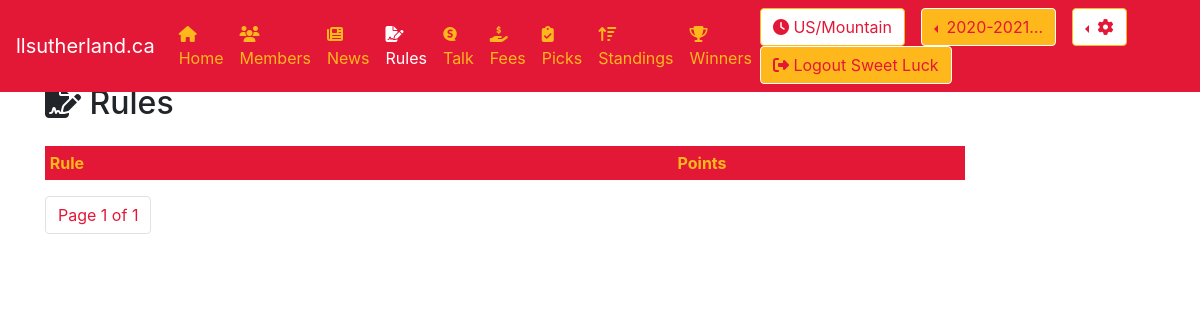
The page /rules/ (signed in) on the database as committed earlier.
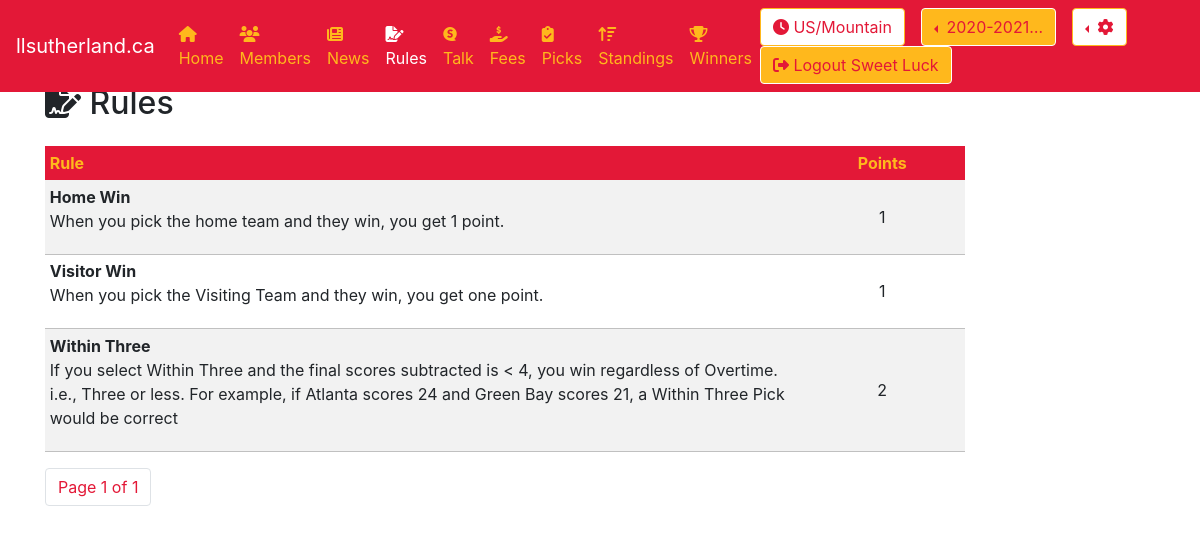
The same page on the database as committed later.
### pool/models.py (models this page shows, shortened)
class Rule(models.Model):
    title = models.CharField(max_length=30, blank=False, null=False)
    message = models.TextField(max_length=250, blank=False, null=False)
    points = models.SmallIntegerField(default=1, null=False)

### pool/views.py (the view)
# urls.py: path('rules/', RulesView.as_view(), name='rules'),
class RulesView(LoginRequiredMixin, ListView):
    template_name = 'rules/rules.html'
    def get(self, request):
        args = get_current(request)
        items = Rule.objects.all()
        paginator = Paginator(items, 8)
        page_number = request.GET.get('page')
        page_obj = paginator.get_page(page_number)
        args.update({'items' : items})
        args.update({'page_obj' : page_obj})
        return render(request, self.template_name, args)

### pool/views.py (called while the page is built)
def get_current(request):
    current_season = None
    current_week = None
    seasons = []
    prefs = None
    request.session['django_timezone'] = request.user.timezone
    try:
        current_season = get_current_season(request)
        current_week = get_current_week(request)
        seasons = get_seasons()
        prefs = get_preferences(request)
    except Exception as e:
        print(e)
    return {
        'preferences' : prefs,
        'current_season': current_season,
        'current_week' : current_week,
        'seasons' : seasons
    }

def get_preferences(request):
    return Preferences.objects.get(user_id = request.user.id)

def get_seasons():
    return Season.objects.order_by('-effective_date')

def get_current_season(request):
    active_season = Season.objects.get(is_active=True)
    current_season_id = request.session['current_season_id']
    if not active_season.id == current_season_id:
        request.session['current_season_id'] = active_season.id
        return Season.objects.get(id=active_season.id)
    else:
        return Season.objects.get(id=current_season_id)

### utils/season_helper.py (called while the page is built)
def get_now():
    return timezone.now()

### pool/templates/rules/rules.html (shortened to what this page needs)
{% extends 'base.html' %}
{% block body %}
<h2 class="mt-1 mb-4"><i class="fas fa-file-signature"></i> Rules</h2>
<div class="row">
  <div class="col-10">
    {% include 'rules/rules_loop.html' %}
  </div>
</div>
{% include 'pagination.html' %}
{% endblock %}

### pool/templates/rules/rules_loop.html (shortened to what this page needs)
<table class="table table-sm table-striped table-borderless">
    <thead>
        {% if user.favorite_team %}
            <tr style="background-color:{{user.favorite_team.color_01}};color:{{user.favorite_team.color_03}};border-color:{{user.favorite_team.color_03}}">
                <th>Rule</th>
                <th style="text-align:center;">Points</th>
            </tr>
        {% else %}
            <tr class="bg-primary text-white">
                <th>Rule</th>
                <th style="text-align:center;">Points</th>
            </tr>
        {% endif %}
    </thead>
    <tbody>
{% for item in page_obj %}
    <tr style="border-bottom:1px solid silver;">
        <td>
            <strong>{{item.title}}</strong>
            <p>{{item.message}}</p>
        </td>
        <td style="width:18%;text-align:center;vertical-align:middle;">{{item.points}}</td>
    </tr>
{% endfor %}
    </tbody>
</table>

Rows that differ between the two databases and show on the page:
added Rule: title "Home Win", message "When you pick the home team and they win, you get 1 point.", points "1"
added Rule: title "Visitor Win", message "When you pick the Visiting Team and they win, you get one point.", points "1"
added Rule: title "Within Three", message "If you select Within Three and the final scores subtracted is < 4, you win regardless of Overtime. i.e., Three or less. For example, if Atlanta scores 24 and Green Bay scores 21, a Within Three Pick would be correct", points "2"
